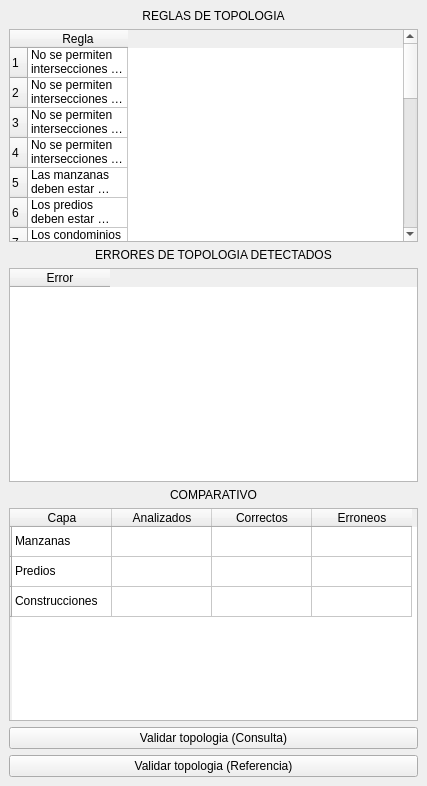
<?xml version="1.0" encoding="UTF-8"?>
<ui version="4.0">
 <class>TopologiaQG3DockWidgetBase</class>
 <widget class="QDockWidget" name="TopologiaQG3DockWidgetBase">
  <property name="geometry">
   <rect>
    <x>0</x>
    <y>0</y>
    <width>427</width>
    <height>786</height>
   </rect>
  </property>
  <property name="windowTitle">
   <string>TopologiaQG3</string>
  </property>
  <widget class="QWidget" name="dockWidgetContents">
   <layout class="QGridLayout" name="gridLayout">
    <item row="5" column="0">
     <widget class="QTableWidget" name="tablaComp">
      <row>
       <property name="text">
        <string/>
       </property>
      </row>
      <row>
       <property name="text">
        <string/>
       </property>
      </row>
      <row>
       <property name="text">
        <string/>
       </property>
      </row>
      <column>
       <property name="text">
        <string>Capa</string>
       </property>
      </column>
      <column>
       <property name="text">
        <string>Analizados</string>
       </property>
      </column>
      <column>
       <property name="text">
        <string>Correctos</string>
       </property>
      </column>
      <column>
       <property name="text">
        <string>Erroneos</string>
       </property>
      </column>
      <item row="0" column="0">
       <property name="text">
        <string>Manzanas</string>
       </property>
      </item>
      <item row="1" column="0">
       <property name="text">
        <string>Predios</string>
       </property>
      </item>
      <item row="2" column="0">
       <property name="text">
        <string>Construcciones</string>
       </property>
      </item>
     </widget>
    </item>
    <item row="6" column="0">
     <widget class="QPushButton" name="botonValidar">
      <property name="text">
       <string>Validar topologia (Consulta)</string>
      </property>
     </widget>
    </item>
    <item row="7" column="0">
     <widget class="QPushButton" name="botonValidarRef">
      <property name="text">
       <string>Validar topologia (Referencia)</string>
      </property>
     </widget>
    </item>
    <item row="3" column="0">
     <widget class="QTableWidget" name="tablaErrores">
      <column>
       <property name="text">
        <string>Error</string>
       </property>
      </column>
     </widget>
    </item>
    <item row="1" column="0">
     <widget class="QTableWidget" name="tablaReglas">
      <row>
       <property name="text">
        <string>1</string>
       </property>
      </row>
      <row>
       <property name="text">
        <string>2</string>
       </property>
      </row>
      <row>
       <property name="text">
        <string>3</string>
       </property>
      </row>
      <row>
       <property name="text">
        <string>4</string>
       </property>
      </row>
      <row>
       <property name="text">
        <string>5</string>
       </property>
      </row>
      <row>
       <property name="text">
        <string>6</string>
       </property>
      </row>
      <row>
       <property name="text">
        <string>7</string>
       </property>
      </row>
      <row>
       <property name="text">
        <string>8</string>
       </property>
      </row>
      <row>
       <property name="text">
        <string>9</string>
       </property>
      </row>
      <row>
       <property name="text">
        <string>10</string>
       </property>
      </row>
      <row>
       <property name="text">
        <string>11</string>
       </property>
      </row>
      <row>
       <property name="text">
        <string>12</string>
       </property>
      </row>
      <row>
       <property name="text">
        <string>13</string>
       </property>
      </row>
      <row>
       <property name="text">
        <string>14</string>
       </property>
      </row>
      <row>
       <property name="text">
        <string>15</string>
       </property>
      </row>
      <row>
       <property name="text">
        <string>16</string>
       </property>
      </row>
      <row>
       <property name="text">
        <string>17</string>
       </property>
      </row>
      <row>
       <property name="text">
        <string>18</string>
       </property>
      </row>
      <row>
       <property name="text">
        <string>19</string>
       </property>
      </row>
      <row>
       <property name="text">
        <string>20</string>
       </property>
      </row>
      <column>
       <property name="text">
        <string>Regla</string>
       </property>
      </column>
      <item row="0" column="0">
       <property name="text">
        <string>No se permiten intersecciones entre predios</string>
       </property>
      </item>
      <item row="1" column="0">
       <property name="text">
        <string>No se permiten intersecciones entre manzanas</string>
       </property>
      </item>
      <item row="2" column="0">
       <property name="text">
        <string>No se permiten intersecciones entre construcciones</string>
       </property>
      </item>
      <item row="3" column="0">
       <property name="text">
        <string>No se permiten intersecciones entre condominios horizontales</string>
       </property>
      </item>
      <item row="4" column="0">
       <property name="text">
        <string>Las manzanas deben estar totalmente cubiertas por predios</string>
       </property>
      </item>
      <item row="5" column="0">
       <property name="text">
        <string>Los predios deben estar totalmente incluidos en una manzana</string>
       </property>
      </item>
      <item row="6" column="0">
       <property name="text">
        <string>Los condominios horizontales deben estar totalmente incluidos en un predio</string>
       </property>
      </item>
      <item row="7" column="0">
       <property name="text">
        <string>Los condominios verticales deben estar totalmente incluidos en un predio</string>
       </property>
      </item>
      <item row="8" column="0">
       <property name="text">
        <string>Ninguna capa admite geometrias multiparte</string>
       </property>
      </item>
      <item row="9" column="0">
       <property name="text">
        <string>Ninguna capa admite geoetrias duplicadas</string>
       </property>
      </item>
      <item row="10" column="0">
       <property name="text">
        <string>Las construcciones no deben compartirse entre manzanas</string>
       </property>
      </item>
      <item row="11" column="0">
       <property name="text">
        <string>Las construcciones no deben compartirse entre predios</string>
       </property>
      </item>
      <item row="12" column="0">
       <property name="text">
        <string>Las construcciones no deben compartirse entre condominios horizontales</string>
       </property>
      </item>
      <item row="13" column="0">
       <property name="text">
        <string>Las construcciones no deben compartirse entre condominios verticales</string>
       </property>
      </item>
      <item row="14" column="0">
       <property name="text">
        <string>Las construcciones deben tocar solo una manzana</string>
       </property>
      </item>
      <item row="15" column="0">
       <property name="text">
        <string>Las construcciones deben tocar solo un predio</string>
       </property>
      </item>
      <item row="16" column="0">
       <property name="text">
        <string>Las construcciones deben tocar solo un condominio horizontal</string>
       </property>
      </item>
      <item row="17" column="0">
       <property name="text">
        <string>Las construcciones deben tocar solo un condominio vertical</string>
       </property>
      </item>
      <item row="18" column="0">
       <property name="text">
        <string>Las claves verticales deben estar contenidas en condominios verticales</string>
       </property>
      </item>
      <item row="19" column="0">
       <property name="text">
        <string>Solo las construcciones admiten anillos</string>
       </property>
      </item>
     </widget>
    </item>
    <item row="0" column="0">
     <widget class="QLabel" name="labelReglas">
      <property name="text">
       <string>&lt;html&gt;&lt;head/&gt;&lt;body&gt;&lt;p align=&quot;center&quot;&gt;REGLAS DE TOPOLOGIA&lt;/p&gt;&lt;/body&gt;&lt;/html&gt;</string>
      </property>
     </widget>
    </item>
    <item row="2" column="0">
     <widget class="QLabel" name="labelErrores">
      <property name="text">
       <string>&lt;html&gt;&lt;head/&gt;&lt;body&gt;&lt;p align=&quot;center&quot;&gt;ERRORES DE TOPOLOGIA DETECTADOS&lt;/p&gt;&lt;/body&gt;&lt;/html&gt;</string>
      </property>
     </widget>
    </item>
    <item row="4" column="0">
     <widget class="QLabel" name="label">
      <property name="text">
       <string>&lt;html&gt;&lt;head/&gt;&lt;body&gt;&lt;p align=&quot;center&quot;&gt;COMPARATIVO&lt;/p&gt;&lt;/body&gt;&lt;/html&gt;</string>
      </property>
     </widget>
    </item>
   </layout>
  </widget>
 </widget>
 <resources/>
 <connections/>
</ui>
